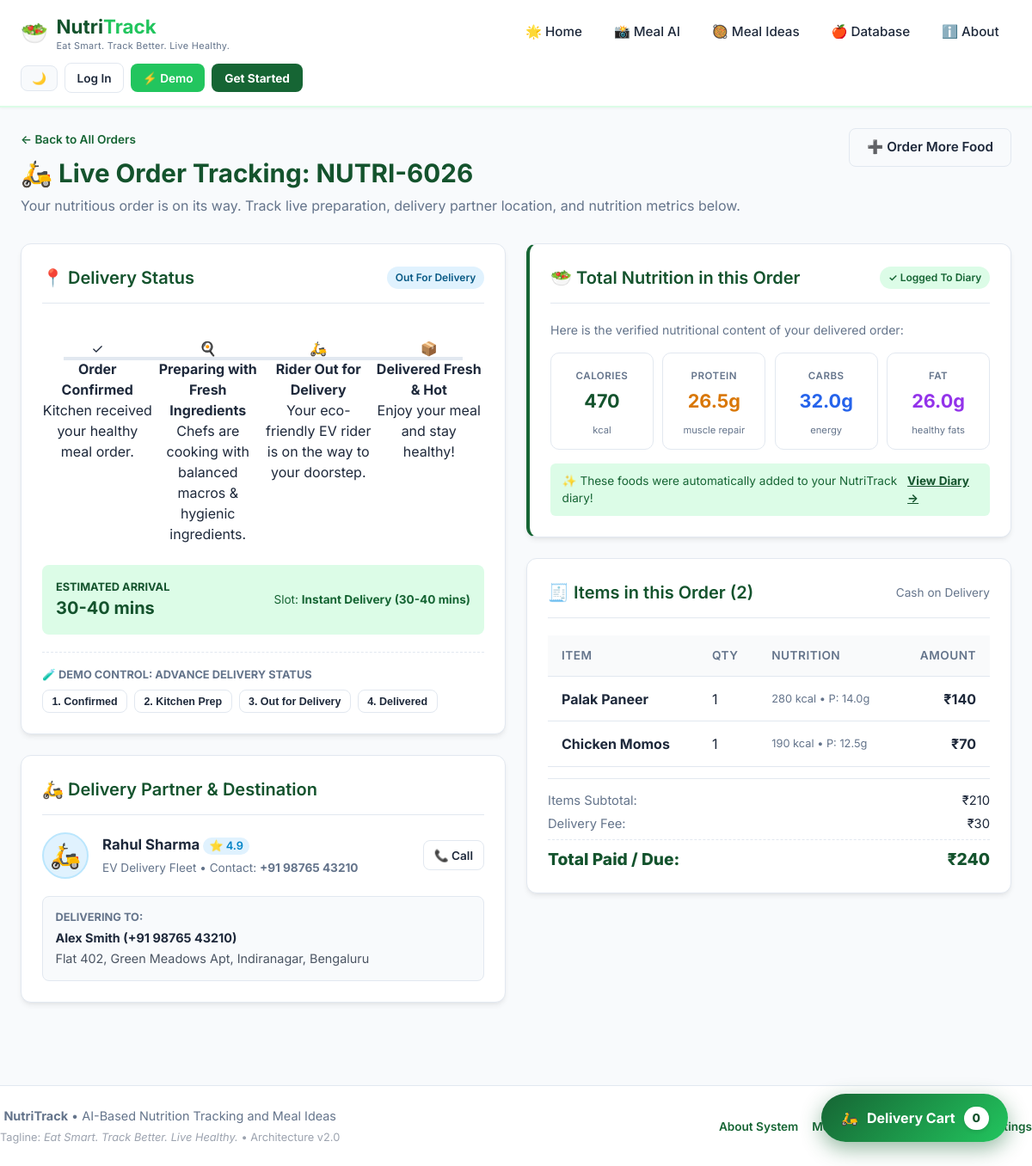
Screenshot of /track/18 with the database file from the repository.
### tables this page shows
CREATE TABLE orders (
            id INTEGER PRIMARY KEY AUTOINCREMENT,
            order_number TEXT UNIQUE NOT NULL,
            user_id INTEGER NOT NULL DEFAULT 1,
            customer_name TEXT NOT NULL,
            phone TEXT NOT NULL,
            delivery_address TEXT NOT NULL,
            delivery_slot TEXT NOT NULL,
            payment_method TEXT NOT NULL DEFAULT 'Cash on Delivery',
            subtotal REAL NOT NULL,
            delivery_fee REAL NOT NULL DEFAULT 30.0,
            total_price REAL NOT NULL,
            total_calories REAL NOT NULL DEFAULT 0.0,
            total_protein REAL NOT NULL DEFAULT 0.0,
            total_carbs REAL NOT NULL DEFAULT 0.0,
            total_fat REAL NOT NULL DEFAULT 0.0,
            status TEXT NOT NULL DEFAULT 'Confirmed',
            rider_name TEXT DEFAULT 'Rahul Sharma',
            rider_phone TEXT DEFAULT '+91 98765 43210',
            estimated_delivery_time TEXT DEFAULT '30-40 mins',
            auto_logged INTEGER DEFAULT 1,
            created_at TIMESTAMP DEFAULT CURRENT_TIMESTAMP
        );

CREATE TABLE order_items (
            id INTEGER PRIMARY KEY AUTOINCREMENT,
            order_id INTEGER NOT NULL,
            food_id INTEGER,
            food_name TEXT NOT NULL,
            price REAL NOT NULL,
            quantity REAL NOT NULL DEFAULT 1.0,
            calories REAL NOT NULL,
            protein REAL NOT NULL,
            carbs REAL NOT NULL,
            fat REAL NOT NULL,
            image_url TEXT,
            FOREIGN KEY (order_id) REFERENCES orders(id) ON DELETE CASCADE
        );

### app.py (the view)
@app.route("/track/<int:order_id>", methods=["GET"])
def track_order_view(order_id):
    order_data = database.get_order_details(order_id)
    if not order_data:
        flash("Order not found.", "error")
        return redirect(url_for("delivery_view"))
    return render_template(
        "track_order.html",
        order=order_data["order"],
        items=order_data["items"],
        active_page="delivery"
    )

### templates/track_order.html (shortened to what this page needs)
{% extends "base.html" %}
{% block content %}
<div class="page-header" style="display: flex; justify-content: space-between; align-items: flex-start; flex-wrap: wrap; gap: 1rem;">
    <div>
        <a href="{{ url_for('orders_history_view') }}" style="text-decoration: none; font-size: 0.85rem; font-weight: 600; color: var(--primary); display: inline-flex; align-items: center; gap: 0.3rem; margin-bottom: 0.4rem;">
            &larr; Back to All Orders
        </a>
        <h1>🛵 Live Order Tracking: {{ order.order_number }}</h1>
        <p>Your nutritious order is on its way. Track live preparation, delivery partner location, and nutrition metrics below.</p>
    </div>
    <div>
        <a href="{{ url_for('delivery_view') }}" class="btn btn-outline">
            ➕ Order More Food
        </a>
    </div>
</div>
<div class="grid-2">
    <div>
        <div class="card">
            <div class="card-header">
                <h2 class="card-title">📍 Delivery Status</h2>
                <span class="badge badge-all" id="current_status_badge">{{ order.status }}</span>
            </div>
            <div class="tracking-stepper">
                <div class="step-item {% if order.status in ['Confirmed', 'Preparing with Fresh Ingredients', 'Out for Delivery', 'Delivered'] %}step-completed{% endif %}" id="step_1">
                    <div class="step-icon">✓</div>
                    <div class="step-content">
                        <strong>Order Confirmed</strong>
                        <p>Kitchen received your healthy meal order.</p>
                    </div>
                </div>
                <div class="step-item {% if order.status in ['Preparing with Fresh Ingredients', 'Out for Delivery', 'Delivered'] %}step-completed{% elif order.status == 'Confirmed' %}step-active{% endif %}" id="step_2">
                    <div class="step-icon">🍳</div>
                    <div class="step-content">
                        <strong>Preparing with Fresh Ingredients</strong>
                        <p>Chefs are cooking with balanced macros & hygienic ingredients.</p>
                    </div>
                </div>
                <div class="step-item {% if order.status in ['Out for Delivery', 'Delivered'] %}step-completed{% elif order.status == 'Preparing with Fresh Ingredients' %}step-active{% endif %}" id="step_3">
                    <div class="step-icon">🛵</div>
                    <div class="step-content">
                        <strong>Rider Out for Delivery</strong>
                        <p>Your eco-friendly EV rider is on the way to your doorstep.</p>
                    </div>
                </div>
                <div class="step-item {% if order.status == 'Delivered' %}step-completed{% endif %}" id="step_4">
                    <div class="step-icon">📦</div>
                    <div class="step-content">
                        <strong>Delivered Fresh & Hot</strong>
                        <p>Enjoy your meal and stay healthy!</p>
                    </div>
                </div>
            </div>
            <div style="background: var(--primary-light); border-radius: 8px; padding: 1rem; margin-top: 1.5rem; display: flex; justify-content: space-between; align-items: center;">
                <div>
                    <span style="font-size: 0.8rem; text-transform: uppercase; font-weight: 700; color: var(--primary-dark); display: block;">Estimated Arrival</span>
                    <strong style="font-size: 1.25rem; color: var(--primary-dark);">{{ order.estimated_delivery_time }}</strong>
                </div>
                <div style="text-align: right; font-size: 0.85rem; color: #166534;">
                    Slot: <strong>{{ order.delivery_slot }}</strong>
                </div>
            </div>
            <div style="margin-top: 1.25rem; padding-top: 1rem; border-top: 1px dashed var(--border);">
                <span style="font-size: 0.8rem; font-weight: 700; color: var(--text-muted); text-transform: uppercase; display: block; margin-bottom: 0.5rem;">
                    🧪 Demo Control: Advance Delivery Status
                </span>
                <div style="display: flex; gap: 0.5rem; flex-wrap: wrap;">
                    <button type="button" class="btn btn-outline" style="font-size: 0.78rem; padding: 0.35rem 0.65rem;" onclick="advanceStatus('Confirmed')">1. Confirmed</button>
                    <button type="button" class="btn btn-outline" style="font-size: 0.78rem; padding: 0.35rem 0.65rem;" onclick="advanceStatus('Preparing with Fresh Ingredients')">2. Kitchen Prep</button>
                    <button type="button" class="btn btn-outline" style="font-size: 0.78rem; padding: 0.35rem 0.65rem;" onclick="advanceStatus('Out for Delivery')">3. Out for Delivery</button>
                    <button type="button" class="btn btn-outline" style="font-size: 0.78rem; padding: 0.35rem 0.65rem;" onclick="advanceStatus('Delivered')">4. Delivered</button>
                </div>
            </div>
        </div>
        <div class="card">
            <div class="card-header">
                <h2 class="card-title">🛵 Delivery Partner & Destination</h2>
            </div>
            <div style="display: flex; align-items: center; gap: 1rem; margin-bottom: 1.25rem;">
                <div style="width: 54px; height: 54px; background: #e0f2fe; border-radius: 50%; display: flex; align-items: center; justify-content: center; font-size: 1.8rem; border: 2px solid #bae6fd;">
                    🛵
                </div>
                <div style="flex: 1;">
                    <h3 style="font-size: 1.05rem; font-weight: 700; color: var(--text-dark); margin-bottom: 0.2rem;">
                        {{ order.rider_name }} <span style="font-size: 0.8rem; font-weight: 600; color: #0284c7; background: #e0f2fe; padding: 0.15rem 0.45rem; border-radius: 999px;">⭐ 4.9</span>
                    </h3>
                    <p style="font-size: 0.85rem; color: var(--text-muted); margin: 0;">
                        EV Delivery Fleet &bull; Contact: <strong>{{ order.rider_phone }}</strong>
                    </p>
                </div>
                <a href="tel:{{ order.rider_phone }}" class="btn btn-outline" style="font-size: 0.85rem; padding: 0.4rem 0.75rem;">
                    📞 Call
                </a>
            </div>
            <div style="background: #f8fafc; border-radius: 8px; padding: 0.9rem; font-size: 0.9rem; border: 1px solid var(--border);">
                <div style="color: var(--text-muted); font-size: 0.8rem; font-weight: 700; text-transform: uppercase; margin-bottom: 0.2rem;">
                    Delivering To:
                </div>
                <strong style="color: var(--text-dark); display: block;">{{ order.customer_name }} ({{ order.phone }})</strong>
                <p style="color: #4b5563; margin-top: 0.2rem; margin-bottom: 0;">{{ order.delivery_address }}</p>
            </div>
        </div>
    </div>
    <div>
        <div class="card" style="border-left: 4.5px solid var(--primary);">
            <div class="card-header">
                <h2 class="card-title">🥗 Total Nutrition in this Order</h2>
                {% if order.auto_logged %}
                    <span class="badge badge-vegan">✓ Logged to Diary</span>
                {% endif %}
            </div>
            <p style="font-size: 0.88rem; color: var(--text-muted); margin-bottom: 1rem;">
                Here is the verified nutritional content of your delivered order:
            </p>
            <div class="grid-4" style="gap: 0.65rem;">
                <div class="metric-box" style="padding: 0.75rem;">
                    <span class="metric-label" style="font-size: 0.72rem;">Calories</span>
                    <div class="metric-value" style="font-size: 1.35rem;">{{ order.total_calories|round|int }}</div>
                    <span class="metric-sub" style="font-size: 0.7rem;">kcal</span>
                </div>
                <div class="metric-box" style="padding: 0.75rem;">
                    <span class="metric-label" style="font-size: 0.72rem;">Protein</span>
                    <div class="metric-value" style="font-size: 1.35rem; color: #d97706;">{{ order.total_protein }}g</div>
                    <span class="metric-sub" style="font-size: 0.7rem;">muscle repair</span>
                </div>
                <div class="metric-box" style="padding: 0.75rem;">
                    <span class="metric-label" style="font-size: 0.72rem;">Carbs</span>
                    <div class="metric-value" style="font-size: 1.35rem; color: #2563eb;">{{ order.total_carbs }}g</div>
                    <span class="metric-sub" style="font-size: 0.7rem;">energy</span>
                </div>
                <div class="metric-box" style="padding: 0.75rem;">
                    <span class="metric-label" style="font-size: 0.72rem;">Fat</span>
                    <div class="metric-value" style="font-size: 1.35rem; color: #9333ea;">{{ order.total_fat }}g</div>
                    <span class="metric-sub" style="font-size: 0.7rem;">healthy fats</span>
                </div>
            </div>
            {% if order.auto_logged %}
            <div style="margin-top: 1rem; font-size: 0.85rem; color: #166534; background: #dcfce7; padding: 0.65rem 0.85rem; border-radius: 6px; display: flex; justify-content: space-between; align-items: center;">
                <span>✨ These foods were automatically added to your NutriTrack diary!</span>
                <a href="{{ url_for('summary_view') }}" style="color: #14532d; font-weight: 700; text-decoration: underline;">View Diary &rarr;</a>
            </div>
            {% endif %}
        </div>
        <div class="card">
            <div class="card-header">
                <h2 class="card-title">🧾 Items in this Order ({{ items|length }})</h2>
                <span style="font-size: 0.85rem; color: var(--text-muted);">{{ order.payment_method }}</span>
            </div>
            <table class="data-table" style="margin-top: 0;">
                <thead>
                    <tr>
                        <th>Item</th>
                        <th>Qty</th>
                        <th>Nutrition</th>
                        <th style="text-align: right;">Amount</th>
                    </tr>
                </thead>
                <tbody>
                    {% for item in items %}
                    <tr>
                        <td>
                            <strong>{{ item.food_name }}</strong>
                        </td>
                        <td>{{ item.quantity|round|int if item.quantity == item.quantity|int else item.quantity }}</td>
                        <td style="font-size: 0.8rem; color: var(--text-muted);">
                            {{ item.calories|round|int }} kcal &bull; P: {{ item.protein }}g
                        </td>
                        <td style="text-align: right; font-weight: 700;">
                            ₹{{ (item.price * item.quantity)|round|int }}
                        </td>
                    </tr>
                    {% endfor %}
                </tbody>
            </table>
            <div style="border-top: 1px solid var(--border); padding-top: 0.85rem; margin-top: 0.85rem; font-size: 0.92rem;">
                <div style="display: flex; justify-content: space-between; margin-bottom: 0.35rem;">
                    <span style="color: var(--text-muted);">Items Subtotal:</span>
                    <span>₹{{ order.subtotal|round|int }}</span>
                </div>
                <div style="display: flex; justify-content: space-between; margin-bottom: 0.35rem;">
                    <span style="color: var(--text-muted);">Delivery Fee:</span>
                    <span>{% if order.delivery_fee == 0 %}<strong style="color: #166534;">FREE</strong>{% else %}₹{{ order.delivery_fee|round|int }}{% endif %}</span>
                </div>
                <div style="display: flex; justify-content: space-between; font-size: 1.2rem; font-weight: 800; color: var(--primary-dark); border-top: 1px dashed var(--border); padding-top: 0.5rem; margin-top: 0.4rem;">
                    <span>Total Paid / Due:</span>
                    <span>₹{{ order.total_price|round|int }}</span>
                </div>
            </div>
        </div>
    </div>
</div>
{% endblock %}

### rows the page displays
orders: order_number "NUTRI-6026", status "Out For Delivery", estimated_delivery_time "30-40 mins", delivery_slot "Instant Delivery (30-40 mins)", rider_name "Rahul Sharma", rider_phone "+91 98765 43210", customer_name "Alex Smith", phone "+91 98765 43210", delivery_address "Flat 402, Green Meadows Apt, Indiranagar, Bengaluru", total_calories "470", total_protein "26.5", total_carbs "32.0", total_fat "26.0", payment_method "Cash on Delivery", subtotal "210", delivery_fee "30", total_price "240"
order_items: food_name "Palak Paneer", quantity "1", calories "280", protein "14.0", (item.price*item.quantity)|round|int "140"
order_items: food_name "Chicken Momos", quantity "1", calories "190", protein "12.5", (item.price*item.quantity)|round|int "70"

### other values shown
{{ items|length }} "2"
